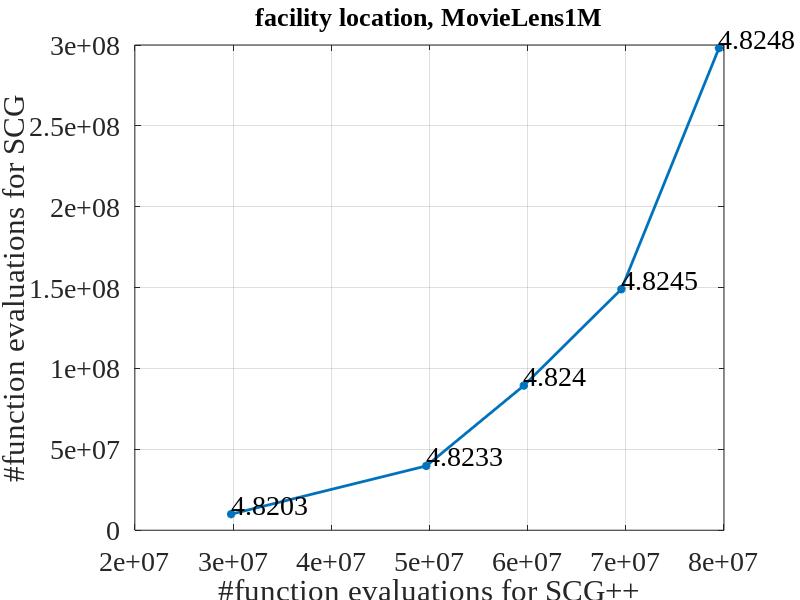

This chart was generated by the following MATLAB code:
clear;
width=600;
height=450;
line_width = 2;
marker_size = 10;
font_size = 20;
title_font_size = 19;
text_size = 20;
avg_nnz = 1.655975165562914e+02;

num_functions_SCG_STORM = [
6e4, 1.8e5, 4.8203;
2.4e5, 3e5, 4.8233;
5.4e5, 3.6e5, 4.8240;
9e5, 4.2e5, 4.8245;
1.8e6, 4.8e5, 4.8248;
];

% rescale
for i = 1 : 2
    num_functions_SCG_STORM(:, i) = num_functions_SCG_STORM(:, i) * avg_nnz;
end

plot(num_functions_SCG_STORM(:, 2), num_functions_SCG_STORM(:, 1), '-*', 'LineWidth', 2);

strValues = strtrim(cellstr(num2str([num_functions_SCG_STORM(:, 3)])));
text(num_functions_SCG_STORM(:, 2), num_functions_SCG_STORM(:, 1), strValues, 'VerticalAlignment', 'bottom', 'FontSize', text_size, 'FontName', 'Times New Roman');

set(gca, 'FontName', 'Times New Roman');
set (gca, 'FontSize', font_size);
xlabel('#function evaluations for SCG++');
ylabel('#function evaluations for SCG');
grid on;
title('facility location, MovieLens1M', 'FontSize', title_font_size);

file_name = ['../data/result_num_functions_facility_location.eps'];
saveas(gcf, file_name, 'epsc');
